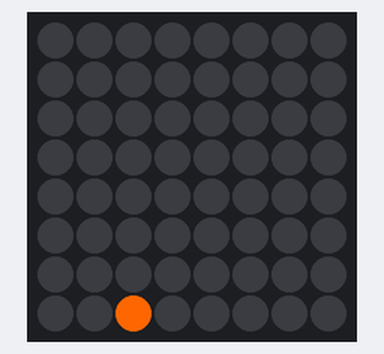
The program below on a simulated Raspberry Pi (BCM pin numbers) with a Sense HAT. Shown: the Sense HAT's 8×8 RGB LED matrix. Random numbers come from a fixed seed; threads take turns every 2 ms.

Above: at 0.07 s.
At 4.97 s:
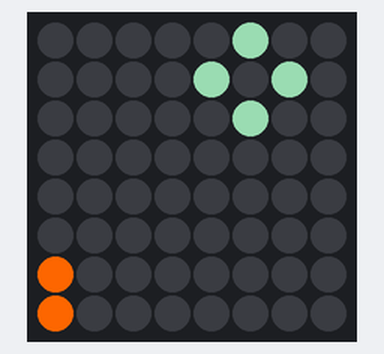
At 9.97 s:
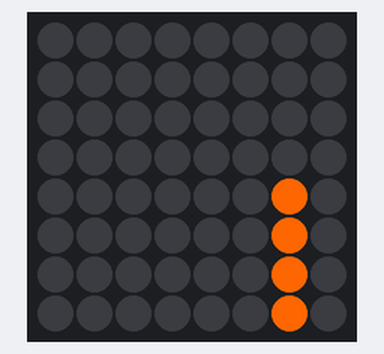
At 19.97 s:
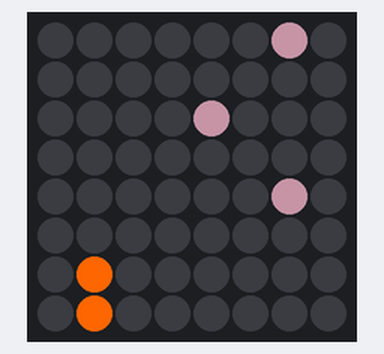
At 29.87 s:
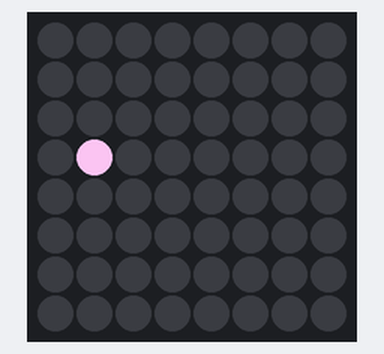
At 39.88 s:
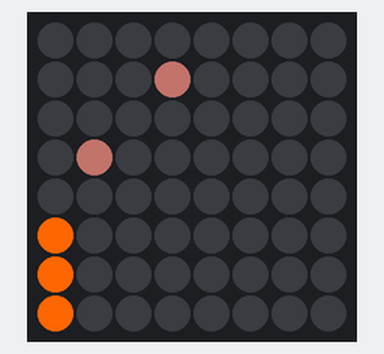

The program:

firework.py
```python
#!/usr/bin/env python

# This example gist makes fireworks appear on the Raspberry Pi Sense Hat.
# This could be adapted for other LED based Raspberry Pi Hats.

from sense_hat import SenseHat
from time import sleep
from random import randint
import threading

DECAY = 0.7 # Colour decay of firework head.
SPEED = 0.1 # Speed of firework explosion.
DISPLAY_SPEED = 0.6 # Speed of firework launches.
SIZE = 4 # Size of firework head, should be between 1 and 7.
sense = SenseHat()

sense.set_rotation(270)
sense.clear()

def firework_head(i, j, r, g, b):
    # Make the firework explody bit.
    # Expand 4 pixels out by SIZE across the sense hat,
    # using DECAY to fade the firework head.
    for x in range(0, SIZE):
        if(i-x >= 0): sense.set_pixel(i-x, j, r, g, b)
        if(j-x >= 0): sense.set_pixel(i, j-x, r, g, b)
        if(i+x <= 7): sense.set_pixel(i+x, j, r, g, b)
        if(j+x <= 7): sense.set_pixel(i, j+x, r, g, b)
        sleep(SPEED)
        # Tidy the head at each step.
        tidy_head(i, j, x)
        # Fade the head colour if requested.
        r = int(r * DECAY)
        g = int(g * DECAY)
        b = int(b * DECAY)

def firework_tail(i, j, r, g, b):
    # Make the firework fiery tail.
    for x in range(7, j, -1):
        sense.set_pixel(i, x, r, g, b)
        sleep(SPEED)
    # Tidy the tail once the tail has gone all the way.
    tidy_tail(i, j)

def tidy_tail(i, j):
    # Tidy up the tail.
    for x in range(7, j, -1):
        sense.set_pixel(i, x, 0, 0, 0)

def tidy_head(i, j, x):
    # Tidy the head of the firework.
    if(i-x >= 0): sense.set_pixel(i-x, j, 0, 0, 0)
    if(j-x >= 0): sense.set_pixel(i, j-x, 0, 0, 0)
    if(i+x <= 7): sense.set_pixel(i+x, j, 0, 0, 0)
    if(j+x <= 7): sense.set_pixel(i, j+x, 0, 0, 0)

def firework():
    # Make a firework at a random point on the sense hat.
    i = randint(0, 7)
    j = randint(0, 4) # Not 7 so our fireworks will always be at least halfway.
    # Pick a random brightish colour for the firework.
    # Also this allows for colour decay if using DECAY.
    r = randint(100, 255)
    g = randint(100, 255)
    b = randint(100, 255)
    # Tails will be orange, because that's what colour they are.
    firework_tail(i, j, 255, 100, 0)
    firework_head(i, j, r, g, b)

try:
    while True:
        # Set up threading of firework so that multiple
        # fireworks can be displayed at the same time.
        thread = threading.Thread(target=firework)
        thread.start()
        # Speed of firework display.
        sleep(DISPLAY_SPEED)
except KeyboardInterrupt:
    # Clear the sense hat when the display is over.
    sense.clear()
```
